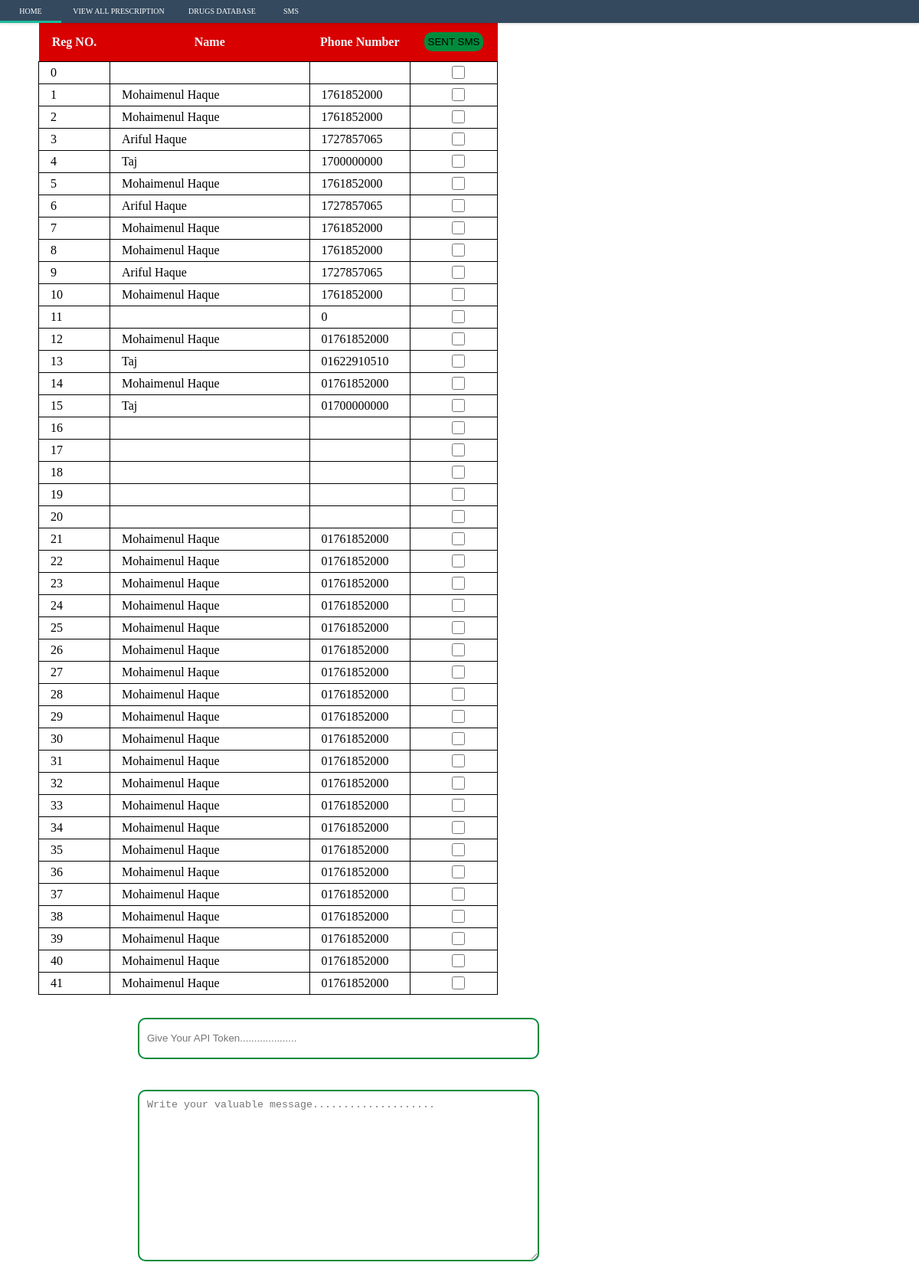
Page /sms.php on the committed database.
### tables this page shows
CREATE TABLE `patientdatabase` (
  `RegNo` int(10) NOT NULL,
  `Patient_Name` varchar(20) NOT NULL,
  `Age` int(4) NOT NULL,
  `Sex` varchar(8) NOT NULL,
  `Mobile` varchar(12) NOT NULL,
  `Address` varchar(20) NOT NULL,
  `Date` date NOT NULL
);

### sms.php (the view, shortened to what this page needs)
<?php
    include('PHPConnect.php');
    $query = "SELECT * FROM patientdatabase";
    $final_query = mysqli_query($conn,$query);
    $count = mysqli_num_rows($final_query);
                ?>
<!DOCTYPE html>
<html lang="en">
<head>
    <link rel="stylesheet" href="sms.css">
</head>
<body>
    <header>
        <nav>
            <a href="homepage.php">Home</a>
            <a href="ViewAllPrescription.php">View All Prescription</a>
            <a href="drugsDatabase.php">Drugs Database</a>
            <a href="sms.php">SMS</a>
            <div class="animation start-home"></div>
        </nav>
    </header>
    <div>
        <form action="" method="post">
            <div class="Form">
                <table class="table">
                    <thead class="thead-dark">
                        <tr>
                            <th class="reg">Reg NO.</th>
                            <th class="name">Name</th>
                            <th class="phone">Phone Number</th>
                            <th class="sms"><input type="submit" class="btn btn-succes" name="sent_ck_sms" value="SENT SMS"></th>
                        </tr>
                    </thead>
                    <?PHP
                        if($count != 0)
                        {
                            while($row = mysqli_fetch_assoc($final_query)){
                                 $phone = $row['Mobile'];
                                echo "<tbody><tr>
                                <td>".$row['RegNo']."</td>
                                <td>".$row['Patient_Name']."</td>
                                <td>".$row['Mobile']."</td>
                                <td><center>" ?> <input type="checkbox" class="checkbox" name="check_data[]" value="<?php echo $phone; ?>" > <?php "</center></td>
                                </td></tr></tbody>";
                            }
                        }
                        else{
                        }
                    ?>
                </table>
            </div>
            <div class="message">
                <input type="text" name="token" class="token" placeholder="Give Your API Token...................." require><br>
                <textarea name="messageBox" class="messageBox" placeholder="Write your valuable message...................." require cols="30" rows="10"></textarea>
            </div>
        </form>
    </div>
</body>
</html>

### sms.css (style rules this page uses)
body { margin: 0; }
nav { position: relative; margin: 0px auto 0; width: 100%; height: 30px; background: #34495e; font-size: 0; box-shadow: 0 2px 3px 0 rgba(0,0,0,.1); }
nav a { font-size: 10px; text-transform: uppercase; color: white; text-decoration: none; line-height: 30px; position: relative; z-index: 1; display: inline-block; text-align: center; }
nav .animation { position: absolute; height: 3px; bottom: 0; z-index: 0; background: #1abc9c; transition: all .5s ease 0s; }
nav a:nth-child(1) { width: 80px; }
nav a:nth-child(2) { width: 150px; }
nav a:nth-child(3) { width: 120px; }
nav a:nth-child(4) { width: 60px; }
nav .start-home,a:nth-child(4):hover~.animation { width: 60px; left: 350px; }
.thead-dark { background-color: rgb(71, 71, 71); color: aliceblue; border: rgb(71, 71, 71); height: 50px; }
.btn-succes { padding: 5px; background: #008b3c; border: 0; border-radius: 10px; height: 25px; }
table { border-collapse: collapse; }
.reg { width: 90px; }
.name { width: 300px; }
.phone { width: 120px; }
.sms { width: 100px; }
th { background: #d80000; border: 2px; width: 150px; padding: 10px; }
td { padding: 2px 5px 2px 15px; border: 1px solid black; }
.checkbox { height: 17px; width: 17px; }
.Form { height: auto; width: 600px; margin-left: 50px; }
div { float: left; }
.message { height: auto; width: 570px; margin-left: 150px; padding: 10px; }
.token { margin: 20px; padding: 10px; width: 500px; height: 30px; border: 2px solid #008b3c; border-radius: 10px; }
.messageBox { margin: 20px; padding: 10px; width: 500px; height: 200px; border: 2px solid #008b3c; border-radius: 10px; }

### rows in the picture
patientdatabase: RegNo "0"
patientdatabase: RegNo "1", Patient_Name "Mohaimenul Haque", Mobile "1761852000"
patientdatabase: RegNo "2", Patient_Name "Mohaimenul Haque", Mobile "1761852000"
patientdatabase: RegNo "3", Patient_Name "Ariful Haque", Mobile "1727857065"
patientdatabase: RegNo "4", Patient_Name "Taj", Mobile "1700000000"
patientdatabase: RegNo "5", Patient_Name "Mohaimenul Haque", Mobile "1761852000"
patientdatabase: RegNo "6", Patient_Name "Ariful Haque", Mobile "1727857065"
patientdatabase: RegNo "7", Patient_Name "Mohaimenul Haque", Mobile "1761852000"
patientdatabase: RegNo "8", Patient_Name "Mohaimenul Haque", Mobile "1761852000"
patientdatabase: RegNo "9", Patient_Name "Ariful Haque", Mobile "1727857065"
patientdatabase: RegNo "10", Patient_Name "Mohaimenul Haque", Mobile "1761852000"
patientdatabase: RegNo "11", Mobile "0"
patientdatabase: RegNo "12", Patient_Name "Mohaimenul Haque", Mobile "01761852000"
patientdatabase: RegNo "13", Patient_Name "Taj", Mobile "01622910510"
patientdatabase: RegNo "14", Patient_Name "Mohaimenul Haque", Mobile "01761852000"
patientdatabase: RegNo "15", Patient_Name "Taj", Mobile "01700000000"
patientdatabase: RegNo "16"
patientdatabase: RegNo "17"
patientdatabase: RegNo "18"
patientdatabase: RegNo "19"
patientdatabase: RegNo "20"
patientdatabase: RegNo "21", Patient_Name "Mohaimenul Haque", Mobile "01761852000"
patientdatabase: RegNo "22", Patient_Name "Mohaimenul Haque", Mobile "01761852000"
patientdatabase: RegNo "23", Patient_Name "Mohaimenul Haque", Mobile "01761852000"
patientdatabase: RegNo "24", Patient_Name "Mohaimenul Haque", Mobile "01761852000"
patientdatabase: RegNo "25", Patient_Name "Mohaimenul Haque", Mobile "01761852000"
patientdatabase: RegNo "26", Patient_Name "Mohaimenul Haque", Mobile "01761852000"
patientdatabase: RegNo "27", Patient_Name "Mohaimenul Haque", Mobile "01761852000"
patientdatabase: RegNo "28", Patient_Name "Mohaimenul Haque", Mobile "01761852000"
patientdatabase: RegNo "29", Patient_Name "Mohaimenul Haque", Mobile "01761852000"
patientdatabase: RegNo "30", Patient_Name "Mohaimenul Haque", Mobile "01761852000"
patientdatabase: RegNo "31", Patient_Name "Mohaimenul Haque", Mobile "01761852000"
patientdatabase: RegNo "32", Patient_Name "Mohaimenul Haque", Mobile "01761852000"
patientdatabase: RegNo "33", Patient_Name "Mohaimenul Haque", Mobile "01761852000"
patientdatabase: RegNo "34", Patient_Name "Mohaimenul Haque", Mobile "01761852000"
patientdatabase: RegNo "35", Patient_Name "Mohaimenul Haque", Mobile "01761852000"
patientdatabase: RegNo "36", Patient_Name "Mohaimenul Haque", Mobile "01761852000"
patientdatabase: RegNo "37", Patient_Name "Mohaimenul Haque", Mobile "01761852000"
patientdatabase: RegNo "38", Patient_Name "Mohaimenul Haque", Mobile "01761852000"
patientdatabase: RegNo "39", Patient_Name "Mohaimenul Haque", Mobile "01761852000"
patientdatabase: RegNo "40", Patient_Name "Mohaimenul Haque", Mobile "01761852000"
patientdatabase: RegNo "41", Patient_Name "Mohaimenul Haque", Mobile "01761852000"
